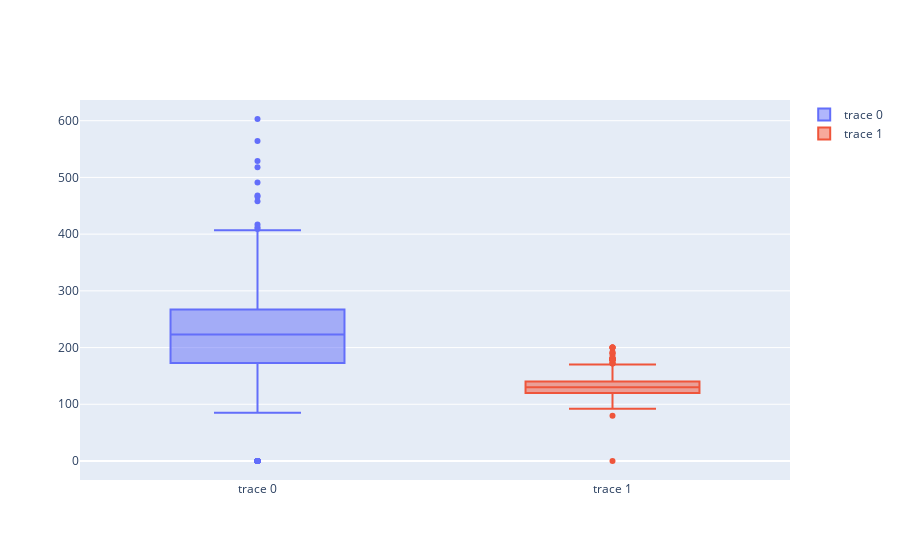

Notebook source saved alongside this figure:
### Code cell
fig = go.Figure() 
 
fig.add_trace(go.Box(y=data['Cholesterol']))
fig.add_trace(go.Box(y=data['RestingBP']))
 
fig.show()

### Figure 1 — Plotly figure (JSON) as saved in the notebook; plotly's stock layout.template omitted (floating-point values rounded to 4 significant figures; data arrays with more than 128 entries replaced by an {"elided": "..."} marker saying what was removed)
{"data": [{"y": {"elided": "918 int values"}, "type": "box"}, {"y": {"elided": "918 int values"}, "type": "box"}], "layout": {}}
